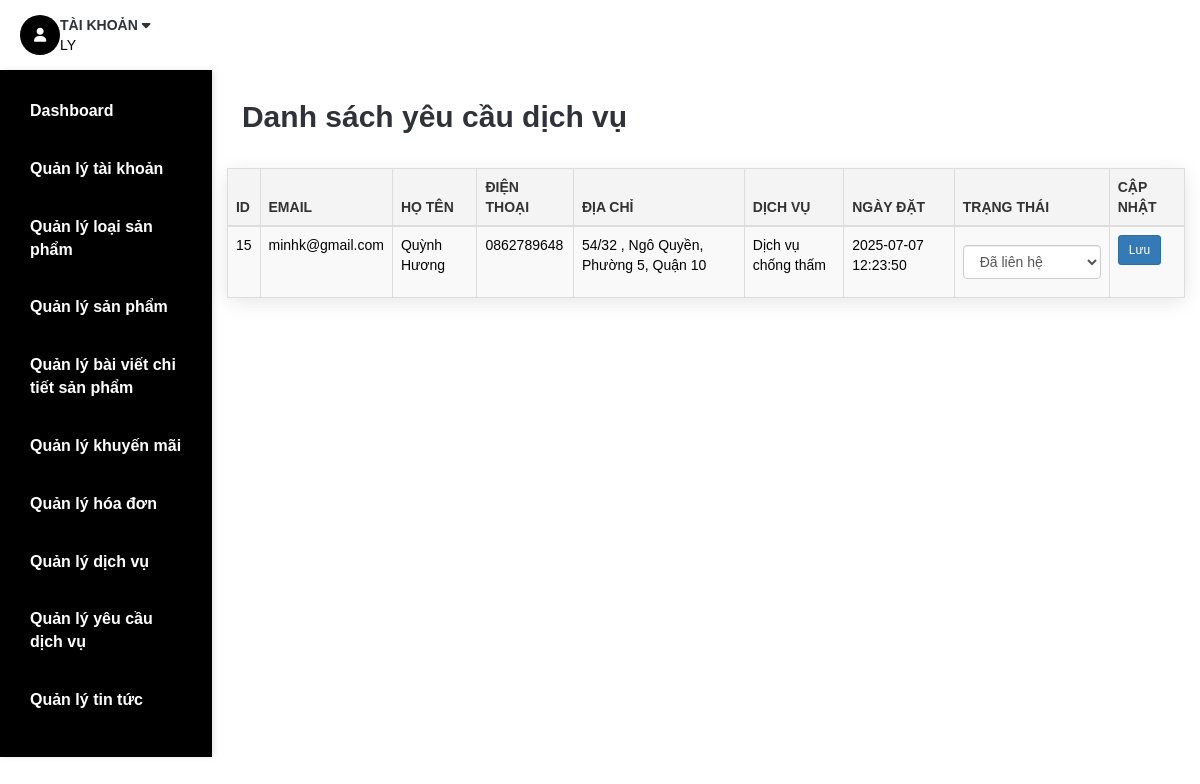
Screenshot of /admin/admin_orders.php (signed in) with the database file from the repository.
### tables this page shows
CREATE TABLE `usr` (
  `Email` varchar(255) NOT NULL,
  `Passwd` varchar(40) NOT NULL,
  `UsrName` varchar(255) NOT NULL,
  `PhoneNo` varchar(12) NOT NULL,
  `Address` varchar(255) NOT NULL,
  `Blocked` tinyint(1) NOT NULL,
  `Authentication` varchar(20) NOT NULL,
  `Verified` tinyint(1) NOT NULL DEFAULT 0,
  `VerifyCode` varchar(100) NOT NULL
);

CREATE TABLE `orders` (
  `OrderID` int(11) NOT NULL,
  `Email` varchar(255) NOT NULL,
  `UsrName` varchar(255) NOT NULL,
  `PhoneNo` varchar(20) NOT NULL,
  `Address` varchar(255) NOT NULL,
  `ServiceID` int(11) NOT NULL,
  `OrderDate` datetime NOT NULL,
  `Status` varchar(50) NOT NULL
);

CREATE TABLE `service` (
  `ServiceID` int(11) NOT NULL,
  `ServiceName` varchar(255) NOT NULL,
  `Description` text NOT NULL,
  `Imgsrc` varchar(50) NOT NULL,
  `Date` datetime NOT NULL
);

### DataProvider.php (called while the page is built, shortened)
<?php
class DataProvider
{
	public static function executeQuery($sql)
	{
		require ('connectiondata.inc');
		if (!($connection = mysqli_connect($hostName,$username,$password,$databaseName)))
			die ("couldn't connect to localhost");
		mysqli_set_charset($connection, "utf8");
		$result = mysqli_query($connection, $sql);
		return $result;
	}
}
?>

### admin/admin_orders.php (the view, shortened to what this page needs)
<?php
require_once('../DataProvider.php');
$sql = "SELECT o.*, s.ServiceName FROM orders o
        JOIN service s ON o.ServiceID = s.ServiceID
        ORDER BY o.OrderDate DESC";
$result = DataProvider::executeQuery($sql);
?>
<!DOCTYPE html>
<html lang="vi">
<head>
	<link type="text/css" rel="stylesheet" href="../css/bootstrap.min.css" />
	<link type="text/css" rel="stylesheet" href="../css/slick.css" />
	<link type="text/css" rel="stylesheet" href="../css/slick-theme.css" />
	<link type="text/css" rel="stylesheet" href="../css/nouislider.min.css" />
	<link rel="stylesheet" href="../css/font-awesome.min.css">
    <link href="https://cdnjs.cloudflare.com/ajax/libs/font-awesome/6.0.0-beta3/css/all.min.css" rel="stylesheet">
	<link type="text/css" rel="stylesheet" href="../css/style.css" />
	<link type="text/css" rel="stylesheet" href="../css/extrastyle.css">
	<link type="text/css" rel="stylesheet" href="../css/adminbonus.css">
</head>
<body>
	<header>
		<?php
			if($_SESSION['isLogin']==1)
			{
				require_once('../DataProvider.php');
				$sql="SELECT * FROM Usr WHERE Email='".$_SESSION['username']."'";
				$Usr=DataProvider::executeQuery($sql);
				$rowUsr=mysqli_fetch_array($Usr,MYSQLI_BOTH);
			}
		?>
		<div id="header">
			<div class="container">
				<div class="pull-right">
					<ul class="header-btns">
						<?php include('php/account.php'); ?>
					</ul>
				</div>
			</div>
		</div>
	</header>
     <div class="section">
		<div class="container container-admin">
		    <?php include('php/navigationUsr.php') ?>
            <div class="row row-admin" style="padding: 15px;">
            <h2 class="mt-4" style="padding: 15px;">Danh sách yêu cầu dịch vụ</h2>
            <table class="table table-bordered table-striped">
                <thead class="thead-dark">
                    <tr>
                        <th>ID</th>
                        <th>Email</th>
                        <th>Họ tên</th>
                        <th>Điện thoại</th>
                        <th>Địa chỉ</th>
                        <th>Dịch vụ</th>
                        <th>Ngày đặt</th>
                        <th>Trạng thái</th>
                        <th>Cập nhật</th>
                    </tr>
                </thead>
                <tbody>
                    <?php while ($row = mysqli_fetch_assoc($result)): ?>
                    <tr>
                        <td><?= $row['OrderID'] ?></td>
                        <td><?= htmlspecialchars($row['Email']) ?></td>
                        <td><?= htmlspecialchars($row['UsrName']) ?></td>
                        <td><?= htmlspecialchars($row['PhoneNo']) ?></td>
                        <td><?= htmlspecialchars($row['Address']) ?></td>
                        <td><?= htmlspecialchars($row['ServiceName']) ?></td>
                        <td><?= $row['OrderDate'] ?></td>
                        <td>
                            <?php if ($row['Status'] === 'Đã hoàn thành'): ?>
                                <strong style="color: green;">Đã hoàn thành</strong>
                            <?php elseif ($row['Status'] === 'Đã huỷ'): ?>
                                <strong style="color: red;">Đã huỷ</strong>
                            <?php else: ?>
                                <form method="POST" class="form-inline">
                                    <select name="Status" class="form-control" required>
                                        <option value="Đã liên hệ" <?= $row['Status'] === 'Đã liên hệ' ? 'selected' : '' ?>>Đã liên hệ</option>
                                    </select>
                        </td>
                        <td>
                                    <button type="submit" class="btn btn-primary btn-sm">Lưu</button>
                            <?php endif; ?>
                        </td>
                    </tr>
                    <?php endwhile; ?>
                </tbody>
            </table>
            </div>
        </div>
    </div>
    </body>
    </html>
</body>
</html>

### admin/php/account.php (shortened to what this page needs)
<?php
    if($_SESSION['isLogin']==0)
    {
?>
<li class="header-account dropdown default-dropdown">
    <div class="dropdown-toggle" role="button" data-toggle="dropdown" aria-expanded="true">
        <div class="header-btns-icon">
            <i class="fa fa-user-o"></i>
        </div>
        <strong class="text-uppercase">Tài khoản <i class="fa fa-caret-down"></i></strong>
    </div>
    <a href="signin.php" class="text-uppercase">Đăng nhập</a>
    <ul class="custom-menu">
        <li><a href="signin.php"><i class="fa fa-unlock-alt"></i>Đăng nhập</a></li>
        <li><a href="signin.php"><i class="fa fa-user-plus"></i>Tạo tài khoản</a></li>
    </ul>
</li>
<?php
    }
    else
    {
?>
<li class="header-account dropdown default-dropdown">
    <div class="dropdown-toggle" role="button" data-toggle="dropdown" aria-expanded="true">
        <div class="header-btns-icon">
            <i class="fa fa-user-o"></i>
        </div>
        <strong class="text-uppercase">Tài khoản <i class="fa fa-caret-down"></i></strong>
    </div>
    <?php
        $UsrName=$rowUsr['UsrName'];
        echo "<span class='text-uppercase'>$UsrName</span>";
    ?>
        <?php
            require_once('../DataProvider.php');
            $sql="SELECT * FROM AuthenticationUsr WHERE Authentication='".$_SESSION['Authentication']."'";
            $rs=DataProvider::executeQuery($sql);
        ?>
</li>
<?php
    }
?>

### css/style.css (style rules this page uses)
body { font-family: 'Encode Sans Semi Condensed', sans-serif; font-family: 'Encode Sans Expanded', sans-serif; color: black; overflow-x: hidden; background-color: white; }
h1, h2, h3, h4, h5, h6 { color: #30323A; margin: 0 0 10px; font-weight: 700; }
strong { color: #30323A; }
ul, ol { margin: 0; padding: 0; list-style: none }
.section { padding-bottom: 30px; }
#header { top: 0; width: 100%; background-color: transparent; display: flex; align-items: center; justify-content: space-between; }
.pull-left, .pull-right { display: flex; align-items: center; }
.pull-right { margin: 0px 10px; }
.header-btns>li { display: inline-block; vertical-align: top; padding: 15px 10px; }
.header-btns>li .header-btns-icon { position: relative; float: left; width: 40px; height: 40px; line-height: 40px; text-align: center; color: white; border-radius: 20px; background-color: black; }
.header-btns .dropdown-toggle { display: block; cursor: pointer; }
html, body { font-family: "Roboto", sans-serif; margin: 0; padding: 0; height: 100%; scroll-snap-type: y mandatory; overflow-y: scroll; scroll-behavior:smooth; }

### css/adminbonus.css (style rules this page uses)
html, body { font-family: Arial, sans-serif; margin: 0; padding: 0px; height: 100%; overflow-x: hidden; }
.section { display: flex; padding: 0; }
.container { max-width: 100%; margin: 0; padding: 0; display: flex; flex: 1; height: 100%; }
table { width: 100%; border-collapse: collapse; margin-top: 20px; box-shadow: 0 4px 20px rgba(0, 0, 0, 0.1); border-radius: 8px; }
table, th, td { border: 1px solid #ddd; }
th, td { padding: 12px; text-align: left; font-family: 'Arial', sans-serif; }
th { background-color: #f4f4f4; font-weight: bold; color: #333; text-transform: uppercase; }
form input[type="text"], form input[type="email"], form input[type="tel"], form select { width: 100%; padding: 12px; margin: 10px 0; border-radius: 8px; border: 1px solid #ccc; font-size: 14px; transition: border-color 0.3s ease; }
.container-admin { width: 100%; }
.container-admin .row-admin { margin: 0; width: 100%; }
* { transition: all 0.3s ease; }

### rows the page displays
usr: UsrName "LY"
orders: OrderID "15", Email "minhk@gmail.com", UsrName "Quỳnh Hương", PhoneNo "0862789648", Address "54/32 , Ngô Quyền, Phường 5, Quận 10", ServiceID.ServiceName "Dịch vụ chống thấm", OrderDate "2025-07-07 12:23:50", Status "Đã liên hệ"
